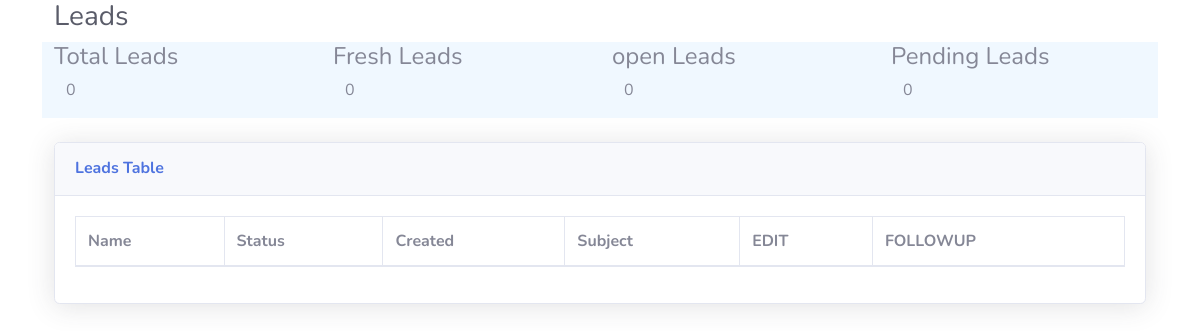
The page /lead_list (signed in) on the database as committed earlier.
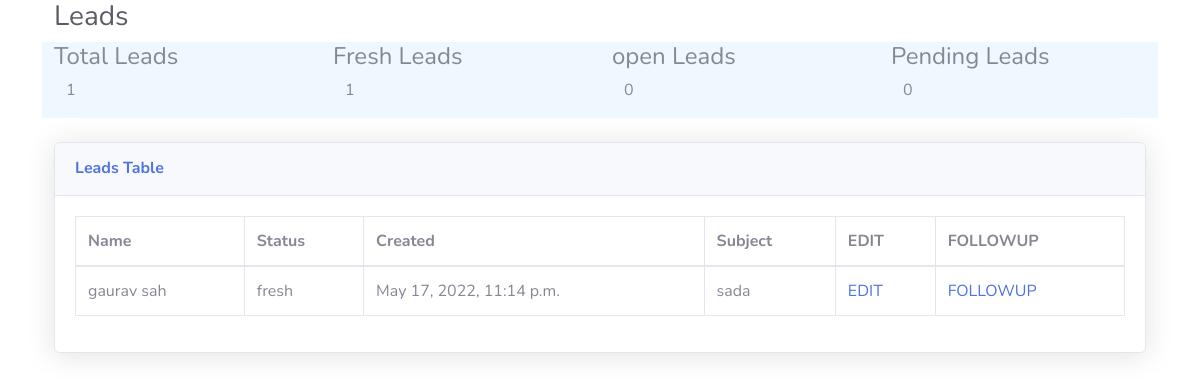
The same page on the database as committed later.
### home/models.py (models this page shows, shortened)
class Lead(models.Model):
    status = (
        ("fresh","Fresh"),
        ("open","Open"),
        ("closed","Closed"),
        ("pending","Pending"),
    )
    closed_by = (
        ("low_budget","Low Budget"),
        ("we_cant_do","We Cant Do"),
        ("client","Client Converted"),
    )
    pending_by = (
        ("with_customer","With Customer"),
        ("with_process","With Process"),
        ("pending_on_us","Pending On Us"),
    )
    name = models.CharField(max_length=20,blank=True)
    email = models.CharField(max_length=30,default="")
    organ = models.ForeignKey(Organization,on_delete=models.PROTECT,blank=True,null=True)
    assign_to = models.CharField(max_length=30,default="")
    mobile_no = models.IntegerField(blank=True)
    subject = models.CharField(max_length=100,blank=True)
    message = models.TextField(blank=True)
    source = models.CharField(max_length=30,default="")
    created_date = models.DateTimeField(auto_now_add=True)
    updated_date = models.DateTimeField(auto_now_add=True)
    state = models.CharField(choices=status,max_length=20,blank=True,default="fresh")
    closed_or_pending = models.CharField(max_length=15,choices=closed_by,blank=True)
    image=models.ImageField(upload_to="lead/images",blank = True)

### home/views.py (the view)
# urls.py: path('lead_list',views.lead_list,name="lead_list"),
def lead_list(request):
    organization=get_object_or_404(Organization,user=User.objects.get(username=request.user.username))
    lead = Lead.objects.filter(organ = organization)
    fresh_count = 0
    open_count = 0
    pending_count = 0
    for i in lead:
        if i.state == "fresh":
            fresh_count = fresh_count +1
        elif i.state == "open":
            open_count = open_count+1
        elif i.state == "pending":
            pending_count = pending_count +1
    context ={'leads':lead,'fresh_count':fresh_count,'open_count':open_count,'pending_count':pending_count}
    return render(request,'home/leads_list.html',context)

### templates/home/leads_list.html
{% extends 'base.html' %}
{% block body %}
<div class="container">
    <h1 class="h3 mb-2 text-gray-800">Leads</h1>
    <div class="row">
        <div style="background-color: aliceblue;" class="col">
            <h4>Total Leads</h4>
            <p class="col align-self-center">{{ leads.count }}</p>
        </div>
        <div style="background-color: aliceblue;" class="col">
            <h4>Fresh Leads</h4>
            <p class="col align-self-center">{{ fresh_count }}</p>
        </div>
        <div style="background-color: aliceblue;" class="col">
            <h4>open Leads</h4>
            <p class="col align-self-center">{{ open_count }}</p>
        </div>
        <div style="background-color: aliceblue;" class="col">
            <h4>Pending Leads</h4>
            <p class="col align-self-center">{{ pending_count }}</p>
        </div>
    </div>
    <div class="card shadow my-4">
        <div class="card-header py-3">
            <h6 class="m-0 font-weight-bold text-primary">Leads Table</h6>
        </div>
        <div class="card-body">
            <div class="table-responsive">
                <table class="table table-bordered" id="dataTable" width="100%" cellspacing="0">
                    <thead>
                        <tr>
                            <th>Name</th>
                            <th>Status</th>
                            <th>Created</th>
                            <th>Subject</th>
                            <th>EDIT</th>
                            <th>FOLLOWUP</th>
                        </tr>
                    </thead>
                    <tbody>
                        {% for x in leads %}
                        <tr>
                            <td>{{x.name}}</td>
                            <td>{{x.state}}</td>
                            <td>{{x.created_date}}</td>
                            <td>{{x.subject}}</td>
                            <td><a href="update_lead/{{x.id}}">EDIT</a></td>
                            <td><a href="follow_up/{{x.id}}">FOLLOWUP</a></td>
                        </tr>
                        {% endfor %}
                    </tbody>
                </table>
            </div>
        </div>
    </div>
</div>
{% endblock body %}

Rows that differ between the two databases and show on the page:
added Lead: name "gaurav sah", state "fresh", created_date "May 17, 2022, 11:14 p.m.", subject "sada"
Other text that changed with them:
{{ leads.count }}: "0" → "1"
{{ fresh_count }}: "0" → "1"
